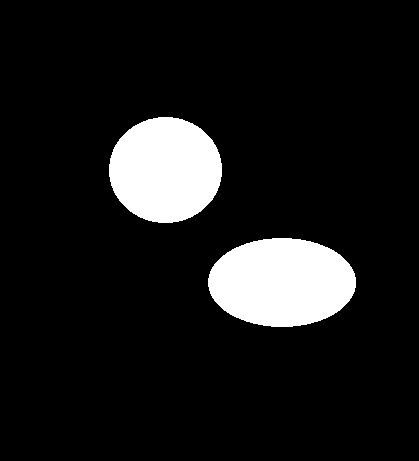
//> input picture Assignment 1/blob/blobs labelling.jpg, 419 x 461 px
$ ./main   (built with g++ and OpenCV 4)
//> lines starting //> are read from the running program, lines starting //| are printed output that depends on the picture; after the words box and inside, x2 and y2 are one past the last pixel; in counts of white or black regions, pixels touching at a corner belong together
#include <stdio.h>
#include <opencv2/opencv.hpp>
#include <vector>

using namespace cv;

void processImage();
void displayGraphics();

Mat image;
Mat processedImage;
std::vector<Vec3b> colors;
Vec3b currColor;
int colorIndex = 0;

int main(int argc, char *argv[]) {
	if(argc > 1)
		image = imread(argv[1]);
	else
		image = imread("blobs labelling.jpg");
//> image is the input picture: 461 rows x 419 cols, CV_8UC3; min 0, max 255, mean 26.1

	if(image.empty())
		exit(1);

	// create our list of colors
	createColorTable(colors);
//> (this line was passed over: createColorTable is not available in this run)
	colors.push_back(Vec3b(255, 0, 0));
	colors.push_back(Vec3b(0, 255, 0));
	colors.push_back(Vec3b(0, 0, 255));
	colors.push_back(Vec3b(255, 255, 0));
	colors.push_back(Vec3b(255, 0, 255));
	colors.push_back(Vec3b(0, 255, 255));
	colors.push_back(Vec3b(255, 255, 255));

	processImage();
	displayGraphics();

	// save image for external inspection
	imwrite("./res.png", processedImage);

	waitKey(0);
	return 0;
}

void displayGraphics() {
	imshow("Image", image);
	imshow("Processed Image", processedImage);
}

// we simply treat everything brighter than "half"
// as foreground
bool isForeground(Vec3b &pixel) {
	int bgBright = 127*3;
	int total = pixel[0] + pixel[1] + pixel[2];
	if (total >= bgBright)
		return true;
	return false;
}

Mat makeMonochrome(Mat input) {
	Mat cpy = input.clone();
	int x,y;
	for(y = 0; y < cpy.rows; y++) {
		for(x = 0; x < cpy.cols; x++) {
			Vec3b &pixel = cpy.at<Vec3b>(y, x);
			if (isForeground(pixel)) {
				pixel = Vec3b(255,255,255);
			}
			else {
				pixel = Vec3b(0,0,0);
			}
		}
	}
//> cpy: 461 rows x 419 cols, CV_8UC3; 10.2% white; 2 white regions, box (x1, y1, x2, y2) and area: (208, 238, 356, 327) 10347, (109, 117, 222, 223) 9399
	return cpy;
}

bool isWhite(Vec3b &pixel) {
	if (pixel[0] == 255 &&
		pixel[1] == 255 &&
		pixel[2] == 255)
		return true;
	return false;
}

// keep checking pixels around the current pixel for being white and
// match the current color, and continue with the just changed pixel
void matchSurroundingColor(Vec3b &pixel, int y, int x) {
	for (int j = -1; j <= 1; j++) {
		if (y+j < 0 || y+j >= processedImage.rows) continue;
		for (int i = -1; i <= 1; i++) {
			if (x+i < 0 || x+i >= processedImage.cols) continue;
			Vec3b &newPixel = processedImage.at<Vec3b>(y+j, x+i);
			if (isWhite(newPixel)) {
				pixel = currColor;
				matchSurroundingColor(newPixel, y+j, x+i);
			}
		}
	}
}

// loop over every pixel, but only call matchSurroundingColor if
// the pixel's white, and once that's done, change the color.
void processImage() {
	int x,y;
	processedImage = makeMonochrome(image);
	currColor = colors[colorIndex];

	for(y = 0; y < processedImage.rows; y++) {
		for(x = 0; x < processedImage.cols; x++) {
			Vec3b &pixel = processedImage.at<Vec3b>(y, x);
			if (isWhite(pixel)) {
				matchSurroundingColor(pixel, y, x);
				colorIndex + 1 >= colors.size() ? colorIndex = 0 : colorIndex++;
				currColor = colors[colorIndex];
			}
		}
	}
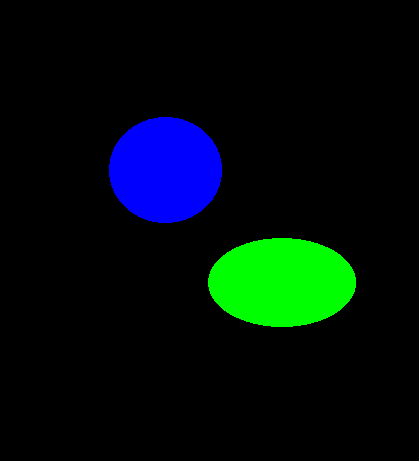
//> processedImage: 461 rows x 419 cols, CV_8UC3; mean B, G, R 12.4, 13.7, 0
//> after the loop, colorIndex = 2; currColor = [0, 0, 255]
}
